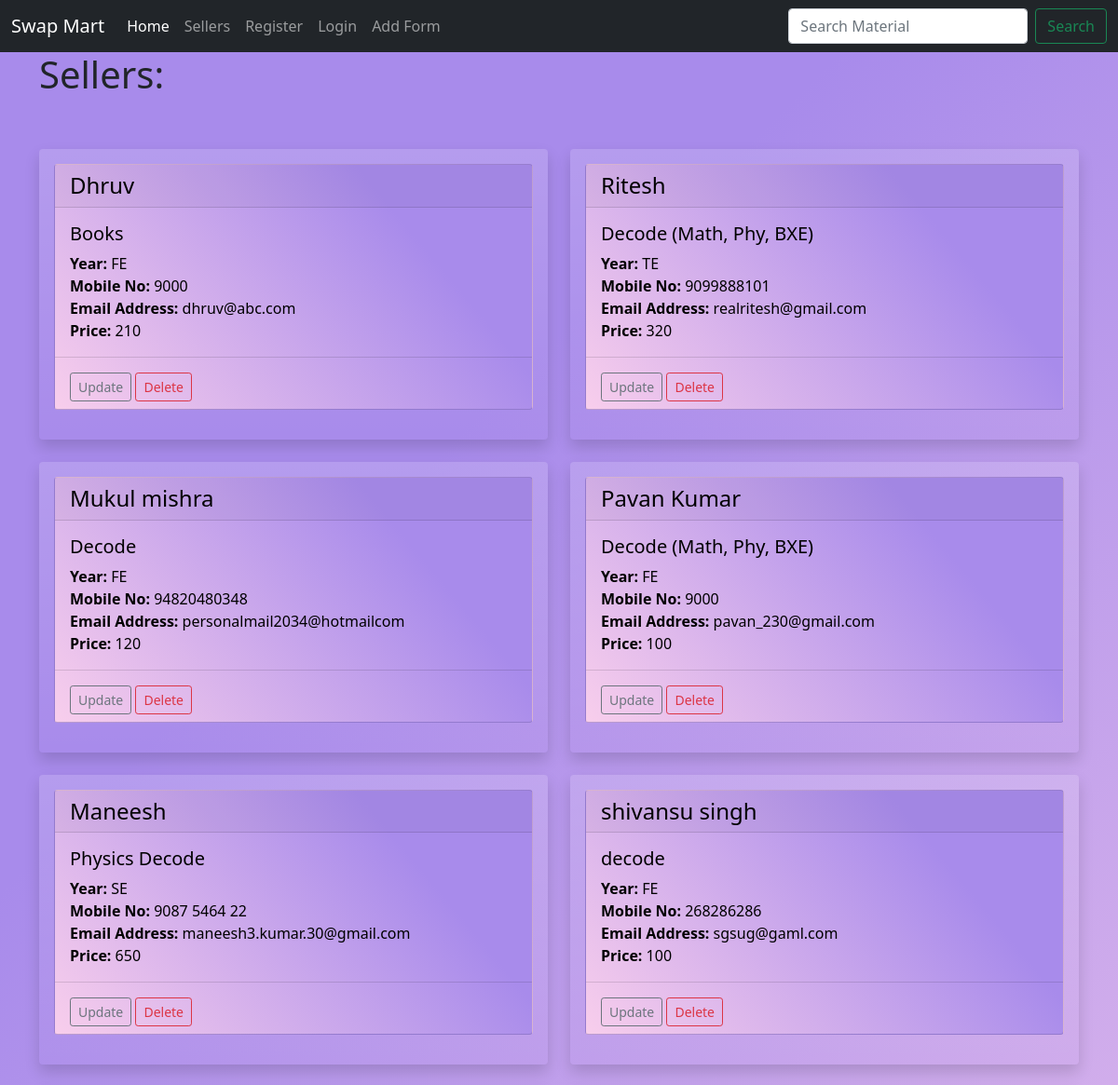
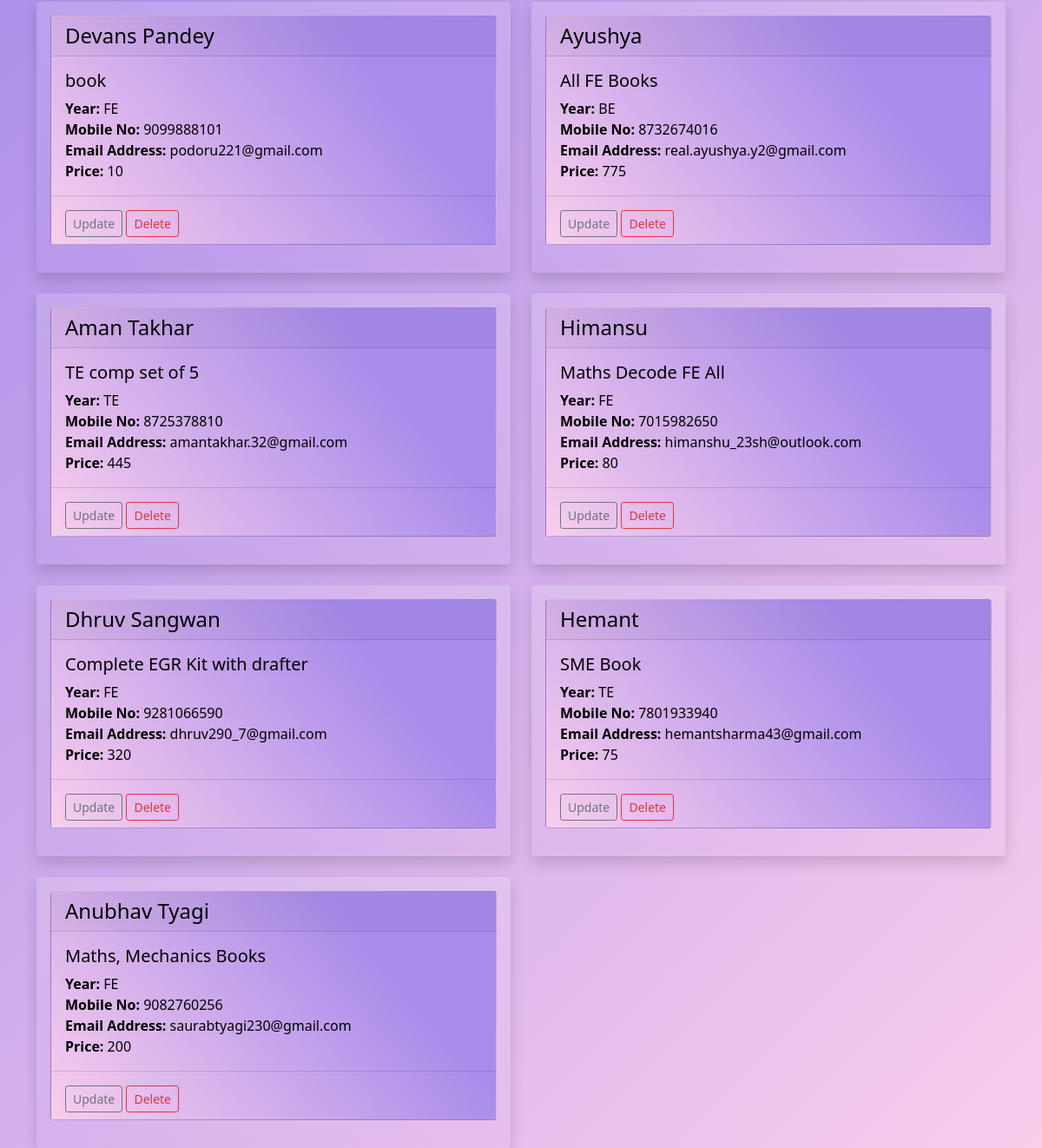
The page /display on the database its author committed (2 pictures, top to bottom).
### display/models.py (models this page shows)
class displa(models.Model):
	name = models.CharField("Displa Name", max_length=120)
	year = models.CharField(max_length=60)
	contact = models.CharField(max_length=60)
	email = models.CharField(max_length=60)
	material = models.CharField(max_length=60)
	price = models.CharField(max_length=60)
	def __str__(self):
		return self.name

### display/views.py (the view)
# urls.py: path('display', views.all_display, name='list-display'),
def all_display(request):
	displa_list = displa.objects.all()
	return render(request, 'display/displa_list.html',
		{'displa_list':displa_list})

### display/templates/display/displa_list.html (shortened to what this page needs)
{% extends 'display/base.html' %}
{% block content %}
<div class="container">
  <h1> Sellers:</h1>
  <br>
  <br>
  <div class="row row-cols-1 row-cols-md-2 g-4">
    {% for displa in displa_list %}
      <div class="col">
        <div class="shadow p-3 bg-gradient rounded">
          <div class="card mb-3 bg-custom">  <div class="card-header bg-gradient-header text-black">
              <h4 class="card-title mb-0">{{ displa }}</h4>
            </div>
            <div class="card-body">
              <h5 class="card-title">{{ displa.material }}</h5>
              <p class="card-text text-black">
                <b>Year:</b> {{ displa.year }}<br>
                <b>Mobile No:</b> {{ displa.contact }}<br>
                <b>Email Address:</b> {{ displa.email }}<br>
                <b>Price:</b> {{ displa.price }}
              </p>
            </div>
            <div class="card-footer" style="background-color: transparent; padding-top: 1rem;">
              <a href="{% url 'update-displa' displa.id %}" class="btn btn-outline-secondary btn-sm update-btn">Update</a>
              <a href="{% url 'delete-displa' displa.id %}" class="btn btn-outline-danger btn-sm">Delete</a>
            </div>
          </div>
        </div>
      </div>
    {% endfor %}
  </div>
</div>
{% endblock %}

### display/templates/display/base.html (shortened to what this page needs)
<!doctype html>
<html lang="en">
<head>
    <link href="https://cdn.jsdelivr.net/npm/bootstrap@5.0.2/dist/css/bootstrap.min.css" rel="stylesheet">
</head>
<body>
    {% include 'display/navbar.html' %}
    <div class="head-class-container">
        {% block content %}
        {% endblock %}
    </div>
</body>
</html>

### display/templates/display/navbar.html (shortened to what this page needs)
<!DOCTYPE html>
<html lang="en">
<head>
<link href="https://cdn.jsdelivr.net/npm/bootstrap@5.0.2/dist/css/bootstrap.min.css" rel="stylesheet">
</head>
<body>
<nav class="navbar navbar-expand-lg navbar-dark bg-dark">
  <div class="container-fluid">
    <a class="navbar-brand" href="{% url 'home' %}">Swap Mart</a>
    <div class="collapse navbar-collapse" id="navbarSupportedContent">
      <ul class="navbar-nav me-auto mb-0 mb-lg-0">
        <li class="nav-item">
          <a class="nav-link active" aria-current="page" href="{% url 'home' %}">Home</a>
        </li>
        <li class="nav-item">
          <a class="nav-link" href="{% url 'list-display' %}">Sellers</a>
        </li>
         {% if user.is_authenticated %}
        <li class="nav-item">
          <a class="nav-link" href="{% url 'logout' %}">Logout</a>
        </li>
      {% else %}
        <li class="nav-item">
          <a id="registerLink" class="nav-link" href="{% url 'register_user' %}">Register</a>
        </li>
        <li class="nav-item">
          <a class="nav-link" href="{% url 'login' %}">Login</a>
        </li>
      {% endif %}
        <li class="nav-item">
          <a id="addFormLink" class="nav-link" href="{% url 'add-displa' %}">Add Form</a>
        </li>
      </ul>
      <form class="d-flex" action="{% url 'search_results' %}" method="GET">
        <input class="form-control me-2" type="search" placeholder="Search Material" aria-label="Search" name="material">
        <button class="btn btn-outline-success" type="submit">Search</button>
      </form>
    </div>
  </div>
</nav>
</body>
</html>

### display/templates/display/base.html (style rules this page uses)
body { background-color: #f8ceec; background-image: linear-gradient(315deg, #f8ceec 0%, #a88beb 74%); }

### display/templates/display/navbar.html (style rules this page uses)
.navbar { position: sticky; top: 0; z-index: 100; }

### display/templates/display/displa_list.html (style rules this page uses)
.text-black { color: #000000; }
.bg-custom { background-color: #f8ceec; background-image: linear-gradient(50deg, #f8ceec 0%, #a88beb 74%); color: #000000; }

### rows shown on the page
displa: name "Dhruv", material "Books", year "FE", contact "9000", email "dhruv@abc.com", price "210"
displa: name "Ritesh", material "Decode (Math, Phy, BXE)", year "TE", contact "9099888101", email "realritesh@gmail.com", price "320"
displa: name "Mukul mishra", material "Decode", year "FE", contact "94820480348", email "personalmail2034@hotmailcom", price "120"
displa: name "Pavan Kumar", material "Decode (Math, Phy, BXE)", year "FE", contact "9000", email "pavan_230@gmail.com", price "100"
displa: name "Maneesh", material "Physics Decode", year "SE", contact "9087 5464 22", email "maneesh3.kumar.30@gmail.com", price "650"
displa: name "shivansu singh", material "decode", year "FE", contact "268286286", email "sgsug@gaml.com", price "100"
displa: name "Devans Pandey", material "book", year "FE", contact "9099888101", email "podoru221@gmail.com", price "10"
displa: name "Ayushya", material "All FE Books", year "BE", contact "8732674016", email "real.ayushya.y2@gmail.com", price "775"
displa: name "Aman Takhar", material "TE comp set of 5", year "TE", contact "8725378810", email "amantakhar.32@gmail.com", price "445"
displa: name "Himansu", material "Maths Decode FE All", year "FE", contact "7015982650", email "himanshu_23sh@outlook.com", price "80"
displa: name "Dhruv Sangwan", material "Complete EGR Kit with drafter", year "FE", contact "9281066590", email "dhruv290_7@gmail.com", price "320"
displa: name "Hemant", material "SME Book", year "TE", contact "7801933940", email "hemantsharma43@gmail.com", price "75"
displa: name "Anubhav Tyagi", material "Maths, Mechanics Books", year "FE", contact "9082760256", email "saurabtyagi230@gmail.com", price "200"
